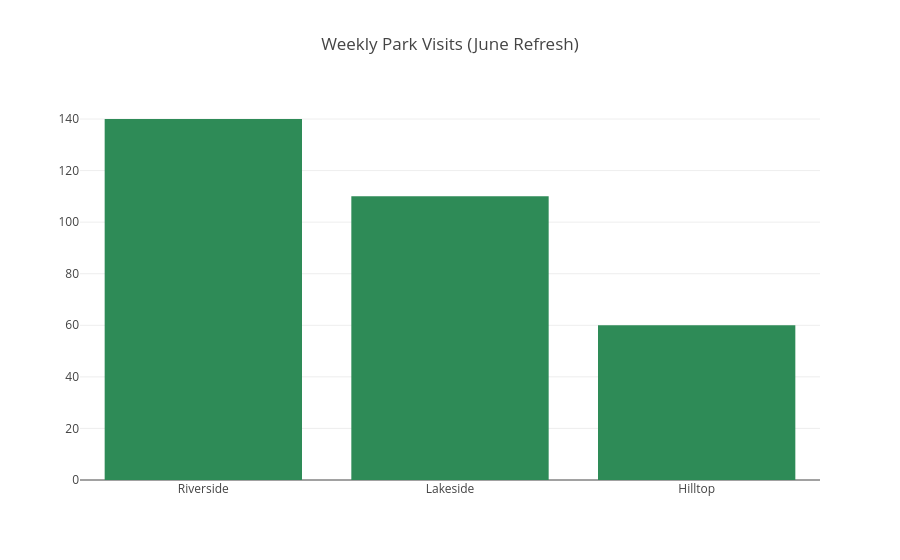

Notebook cell for this chart:
### Code cell
plot_visits_bar_chart(visits)

### Figure 1 — Plotly figure (JSON) as saved in the notebook; plotly's stock layout.template omitted (floating-point values rounded to 4 significant figures)
{"data": [{"type": "bar", "x": ["Riverside", "Lakeside", "Hilltop"], "y": [140, 110, 60], "marker": {"color": "seagreen"}}], "layout": {"title": "Weekly Park Visits (June Refresh)"}}
